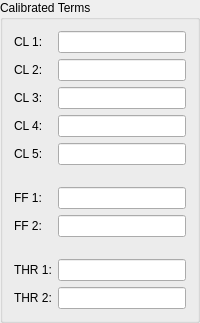
    <widget class="QGroupBox" name="groupBox_7">
     <property name="title">
      <string>Calibrated Terms</string>
     </property>
     <layout class="QHBoxLayout" name="horizontalLayout_7">
      <item>
       <layout class="QFormLayout" name="formLayout_38">
        <item row="0" column="0">
         <widget class="QLabel" name="label_151">
          <property name="text">
           <string>CL 1:</string>
          </property>
         </widget>
        </item>
        <item row="0" column="1">
         <widget class="QLineEdit" name="CL1TERM">
          <property name="toolTip">
           <string>&lt;html&gt;&lt;head/&gt;&lt;body&gt;&lt;p&gt;CL1TERM through CL5TERM are used by the virtual current limiter which will not function until they are set.  If CL1TERM through CL5TERM is not set, a PI controller will be used for current limiting instead. CL1TERM through CL5TERM can be calculated using the esc32Cal program with the –cl option.&lt;/p&gt;&lt;/body&gt;&lt;/html&gt;</string>
          </property>
         </widget>
        </item>
        <item row="1" column="1">
         <widget class="QLineEdit" name="CL2TERM">
          <property name="toolTip">
           <string>&lt;html&gt;&lt;head/&gt;&lt;body&gt;&lt;p&gt;CL1TERM through CL5TERM are used by the virtual current limiter which will not function until they are set.  If CL1TERM through CL5TERM is not set, a PI controller will be used for current limiting instead. CL1TERM through CL5TERM can be calculated using the esc32Cal program with the –cl option.&lt;/p&gt;&lt;/body&gt;&lt;/html&gt;</string>
          </property>
         </widget>
        </item>
        <item row="1" column="0">
         <widget class="QLabel" name="label_152">
          <property name="text">
           <string>CL 2:</string>
          </property>
         </widget>
        </item>
        <item row="2" column="0">
         <widget class="QLabel" name="label_153">
          <property name="text">
           <string>CL 3:</string>
          </property>
         </widget>
        </item>
        <item row="2" column="1">
         <widget class="QLineEdit" name="CL3TERM">
          <property name="toolTip">
           <string>&lt;html&gt;&lt;head/&gt;&lt;body&gt;&lt;p&gt;CL1TERM through CL5TERM are used by the virtual current limiter which will not function until they are set.  If CL1TERM through CL5TERM is not set, a PI controller will be used for current limiting instead. CL1TERM through CL5TERM can be calculated using the esc32Cal program with the –cl option.&lt;/p&gt;&lt;/body&gt;&lt;/html&gt;</string>
          </property>
         </widget>
        </item>
        <item row="3" column="1">
         <widget class="QLineEdit" name="CL4TERM">
          <property name="toolTip">
           <string>&lt;html&gt;&lt;head/&gt;&lt;body&gt;&lt;p&gt;CL1TERM through CL5TERM are used by the virtual current limiter which will not function until they are set.  If CL1TERM through CL5TERM is not set, a PI controller will be used for current limiting instead. CL1TERM through CL5TERM can be calculated using the esc32Cal program with the –cl option.&lt;/p&gt;&lt;/body&gt;&lt;/html&gt;</string>
          </property>
         </widget>
        </item>
        <item row="3" column="0">
         <widget class="QLabel" name="label_154">
          <property name="text">
           <string>CL 4:</string>
          </property>
         </widget>
        </item>
        <item row="4" column="1">
         <widget class="QLineEdit" name="CL5TERM">
          <property name="toolTip">
           <string>&lt;html&gt;&lt;head/&gt;&lt;body&gt;&lt;p&gt;CL1TERM through CL5TERM are used by the virtual current limiter which will not function until they are set.  If CL1TERM through CL5TERM is not set, a PI controller will be used for current limiting instead. CL1TERM through CL5TERM can be calculated using the esc32Cal program with the –cl option.&lt;/p&gt;&lt;/body&gt;&lt;/html&gt;</string>
          </property>
         </widget>
        </item>
        <item row="4" column="0">
         <widget class="QLabel" name="label_123">
          <property name="text">
           <string>CL 5:</string>
          </property>
         </widget>
        </item>
        <item row="6" column="1">
         <widget class="QLineEdit" name="FF1TERM">
          <property name="toolTip">
           <string>&lt;html&gt;&lt;head/&gt;&lt;body&gt;&lt;p&gt;Feed forward terms used for the RPM controller.  Closed loop RPM mode will not function until FF1 &amp;amp; FF2 terms have been set. These values should be calculated using the esc32Cal program with the –r2v option.&lt;/p&gt;&lt;/body&gt;&lt;/html&gt;</string>
          </property>
         </widget>
        </item>
        <item row="6" column="0">
         <widget class="QLabel" name="label_149">
          <property name="text">
           <string>FF 1:</string>
          </property>
         </widget>
        </item>
        <item row="7" column="1">
         <widget class="QLineEdit" name="FF2TERM">
          <property name="toolTip">
           <string>&lt;html&gt;&lt;head/&gt;&lt;body&gt;&lt;p&gt;Feed forward terms used for the RPM controller.  Closed loop RPM mode will not function until FF1 &amp;amp; FF2 terms have been set. These values should be calculated using the esc32Cal program with the –r2v option.&lt;/p&gt;&lt;/body&gt;&lt;/html&gt;</string>
          </property>
         </widget>
        </item>
        <item row="7" column="0">
         <widget class="QLabel" name="label_150">
          <property name="text">
           <string>FF 2:</string>
          </property>
         </widget>
        </item>
        <item row="9" column="1">
         <widget class="QLineEdit" name="THR1TERM"/>
        </item>
        <item row="9" column="0">
         <widget class="QLabel" name="label_165">
          <property name="text">
           <string>THR 1:</string>
          </property>
         </widget>
        </item>
        <item row="10" column="0">
         <widget class="QLabel" name="label_169">
          <property name="text">
           <string>THR 2:</string>
          </property>
         </widget>
        </item>
        <item row="10" column="1">
         <widget class="QLineEdit" name="THR2TERM"/>
        </item>
        <item row="5" column="1">
         <spacer name="horizontalSpacer_14">
          <property name="orientation">
           <enum>Qt::Horizontal</enum>
          </property>
          <property name="sizeHint" stdset="0">
           <size>
            <width>40</width>
            <height>10</height>
           </size>
          </property>
         </spacer>
        </item>
        <item row="8" column="1">
         <spacer name="horizontalSpacer_15">
          <property name="orientation">
           <enum>Qt::Horizontal</enum>
          </property>
          <property name="sizeHint" stdset="0">
           <size>
            <width>40</width>
            <height>10</height>
           </size>
          </property>
         </spacer>
        </item>
       </layout>
      </item>
     </layout>
    </widget>
